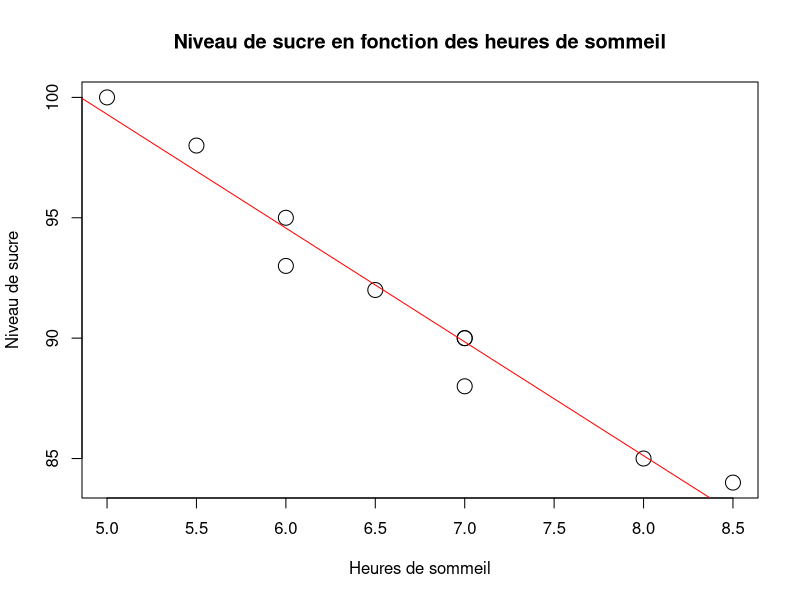

This figure's R source:

patient <- data.frame(
    Heuresdesommeil = c(7, 6, 8, 5, 7, 7, 6.5, 8.5, 5.5, 6),
    Niveaudesucre = c(90, 95, 85, 100, 90, 88, 92, 84, 98, 93)
)

n <- length(patient$Heuresdesommeil)
x_ <- mean(patient$Heuresdesommeil)
y_ <- mean(patient$Niveaudesucre)
sxy <- sum((patient$Heuresdesommeil - x_) * (patient$Niveaudesucre - y_)) / (n - 1)
sx2 <- sum((patient$Heuresdesommeil - x_)^2) / (n - 1)

b1 <- sxy / sx2
b0 <- y_ - b1 * x_

cat("sxy: ", sxy, "\n")
cat("sx2: ", sx2, "\n\n")
cat("b0: ", b0, "\n")
cat("b1: ", b1, "\n\n")

plot(patient$Heuresdesommeil, patient$Niveaudesucre,
    main = "Niveau de sucre en fonction des heures de sommeil",
    xlab = "Heures de sommeil", ylab = "Niveau de sucre", cex = 2
)
abline(b0, b1, col = "red")

rss <- sum((patient$Niveaudesucre - (b0 + b1 * patient$Heuresdesommeil))^2)
tss <- sum((patient$Niveaudesucre - y_)^2)
r2 <- 1 - rss / tss
cat("RSS: ", rss, "\n")
cat("TSS: ", tss, "\n")
cat("R2: ", r2, "\n")